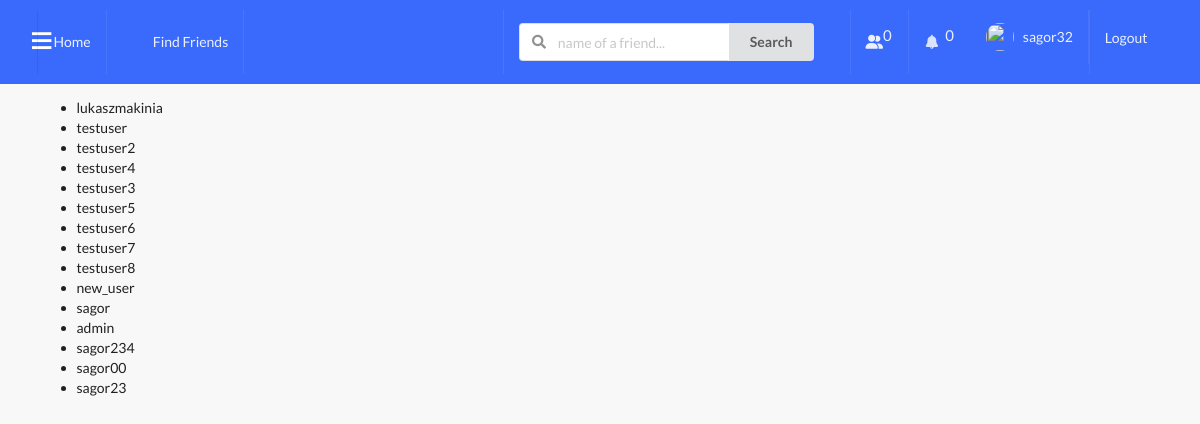
Page /profiles/to-invite/ (signed in) on the earlier database version.
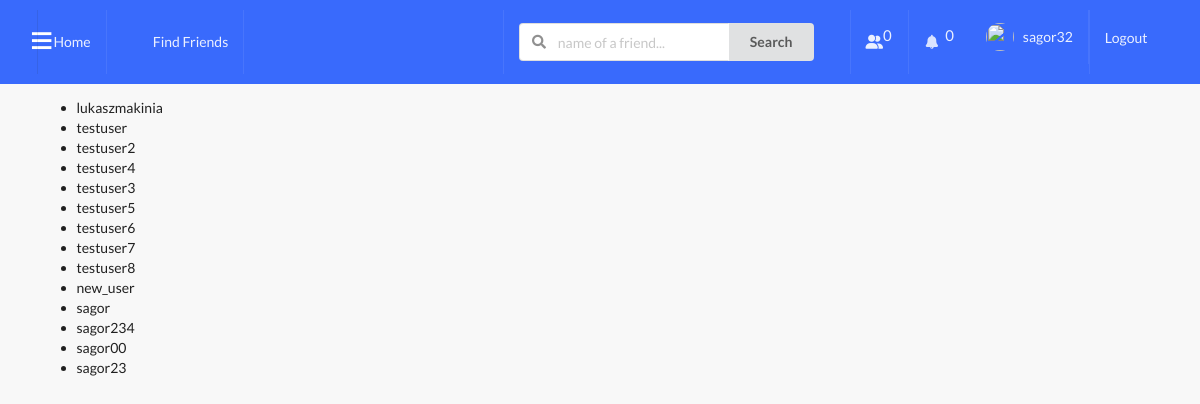
Same page on the later database version.
### profiles/models.py (models this page shows, shortened)
class Profile(models.Model):
    first_name = models.CharField(max_length=200, blank=True)
    last_name = models.CharField(max_length=200, blank=True)
    user = models.OneToOneField(User, on_delete=models.CASCADE)
    bio = models.TextField(default="no bio...", max_length=300)
    email = models.EmailField(max_length=200, blank=True)
    country = models.CharField(max_length=200, blank=True)
    location = models.CharField(max_length=100, null=True, blank=True)
    facebook_url = models.CharField(max_length=80, null=True, blank=True)
    avatar = models.ImageField(default='avatar.png', upload_to='avatars/', verbose_name='Picture')
    friends = models.ManyToManyField(User, blank=True, related_name='friends')
    slug = models.SlugField(unique=True, blank=True)
    updated = models.DateTimeField(auto_now=True)
    created = models.DateTimeField(auto_now_add=True)
    is_block = models.BooleanField(default=False)
    objects = ProfileManager()
    def __str__(self):
        return f"{self.user.username}"
    __initial_first_name = None
    __initial_last_name = None

### profiles/views.py (the view)
# urls.py: path('to-invite/', invite_profiles_list_view, name='invite-profiles-view'),
@login_required
def invite_profiles_list_view(request):
    user = request.user
    qs = Profile.objects.get_all_profiles_to_invite(user)
    context = {'qs': qs}
    return render(request, 'profiles/to_invite_list.html', context)

### profiles/context_processors.py (called while the page is built)
def profile_pic(request):
    if request.user.is_authenticated:
        profile_obj = Profile.objects.get(user=request.user)
        pic = profile_obj.avatar
        return {'picture':pic}
    return {}

def invatations_received_no(request):
    if request.user.is_authenticated:
        profile_obj = Profile.objects.get(user=request.user)
        qs_count = Relationship.objects.invatations_received(profile_obj).count()
        return {'invites_num':qs_count}
    return {}

### profiles/models.py (called while the page is built)
    def get_all_profiles_to_invite(self, sender):
        profiles = Profile.objects.all().exclude(user=sender)
        profile = Profile.objects.get(user=sender)
        qs = Relationship.objects.filter(Q(sender=profile) | Q(receiver=profile))
        accepted = set([])
        for rel in qs:
            if rel.status == 'accepted':
                accepted.add(rel.receiver)
                accepted.add(rel.sender)
        available = [profile for profile in profiles if profile not in accepted]
        return available

    def invatations_received(self, receiver):
        qs = Relationship.objects.filter(receiver=receiver, status='send')
        return qs

### profiles/templates/profiles/to_invite_list.html (shortened to what this page needs)
{% extends 'base.html' %}
{% block content %}
    <ul>
        {% for item in qs %}
            <li>{{item}}</li>
        {% endfor %}
    </ul>
{% endblock content %}

### templates/base.html (shortened to what this page needs)
{% load static %}
<!doctype html>
<html lang="en">
  <head>
    <link rel="stylesheet" type="text/css" href="{% static 'style.css' %}">
    <link rel="stylesheet" type='text/css' href="https://cdnjs.cloudflare.com/ajax/libs/semantic-ui/2.2.14/semantic.min.css">
    <link href="//maxcdn.bootstrapcdn.com/font-awesome/4.1.0/css/font-awesome.min.css" rel="stylesheet">
  </head>
  <body>
    {% include 'main/navbar.html' %}
    <div class="ui container">
      {% block content %}
      {% endblock content %}
    </div>
  </body>
</html>

### templates/main/navbar.html (shortened to what this page needs)
{% url 'home-view' as path_to_home %}
{% url 'posts:main-post-view' as path_to_posts %}
{% url 'profiles:my-profile-view' as path_to_my_profile %}
{% url 'profiles:my-invites-view' as path_to_my_invites %}
{% url 'profiles:invite-profiles-view' as path_to_invites %}
{% url 'profiles:all-profiles-view' as path_to_all_profiles %}
{% url 'profiles:search-profile' as search_profile %}
{% url 'logout' as logout %}
{% url 'notifications:show-notifications' as path_to_all_notifications %}
{% url 'product' as path_to_product %}
{% if request.user.is_authenticated %}
<div class="ui inverted menu nav mb-7" style="margin: 0px;">
   <span id="showsidebar"class="_icon">&equiv;</span>
  <div class="ui container">
    <a href="{% url 'posts:main-post-view' %}" class="{% if request.path == path_to_posts %}active{% endif %} item">
        Home
    </a>
       <a href="{{path_to_all_profiles}}" class="{% if request.path == path_to_all_profiles %}active{% endif %} item" style="margin-left: 30px">
       Find Friends
     </a>
    {% endif %}
    <div class="right menu">
        {% if request.user.is_authenticated %}
             <div class="item" style="margin-right:20px">
              <form action="{{search_profile}}" method="get">
                <div class="ui action left icon input">
                <input class="prompt" type="text" name="q" placeholder="name of a friend...">
                <button type='submit' class="ui button">Search</button>
                </div>
            </form>
            </div>
            <a href="{{path_to_my_invites}}" class="{% if request.path == path_to_my_invites %}active{% endif %} item">
                 <i class="fas fa-user-friends"></i>
                <sup style="padding:0px; margin:0px; font-size:15px;">{{invites_num}}</sup>
            </a>
            <a href="{{path_to_all_notifications}}" class="{% if request.path == path_to_all_notifications %}active{% endif %} item">
                <i class="bell icon"></i>
                <sup style="padding:0px; margin:0px; font-size:15px;">{{invites_num}}</sup>
            </a>
            <div style="padding-left:20x;">
            <a href="{{path_to_my_profile}}" class="{% if request.path == path_to_my_profile %}active{% endif %} item">
                <img src={{picture.url}} class="ui avatar image">&nbsp;
                 {{ request.user }}
            </a>
            </div>
            <a href="{{logout}}" class="ui item" style="padding-bottom:22px">
                Logout
            </a>
        {% else %}
        <a href="" class="ui item">
                Login
            </a>
        {% endif %}
    </div>
  </div>
</div>

### static_project/style.css (style rules this page uses)
body { background: #F8F8F8 !important; }
.nav { border-radius: 0px !important; padding: 10px 0 10px 0 !important; background-color: #396afc !important; }
.mb-7 { margin-bottom: 7px !important; }

### templates/main/navbar.html (style rules this page uses)
._icon { position: absolute; margin-top: 20px; padding-left:30px; display: block; font-size: 30pt; color: #fff; text-decoration: none; font-family: 'Carrois Gothic', sans-serif; cursor: pointer; position: fixed; }

Differences in the rows shown:
no longer on this page (row edited): Profile: user.username "admin"
